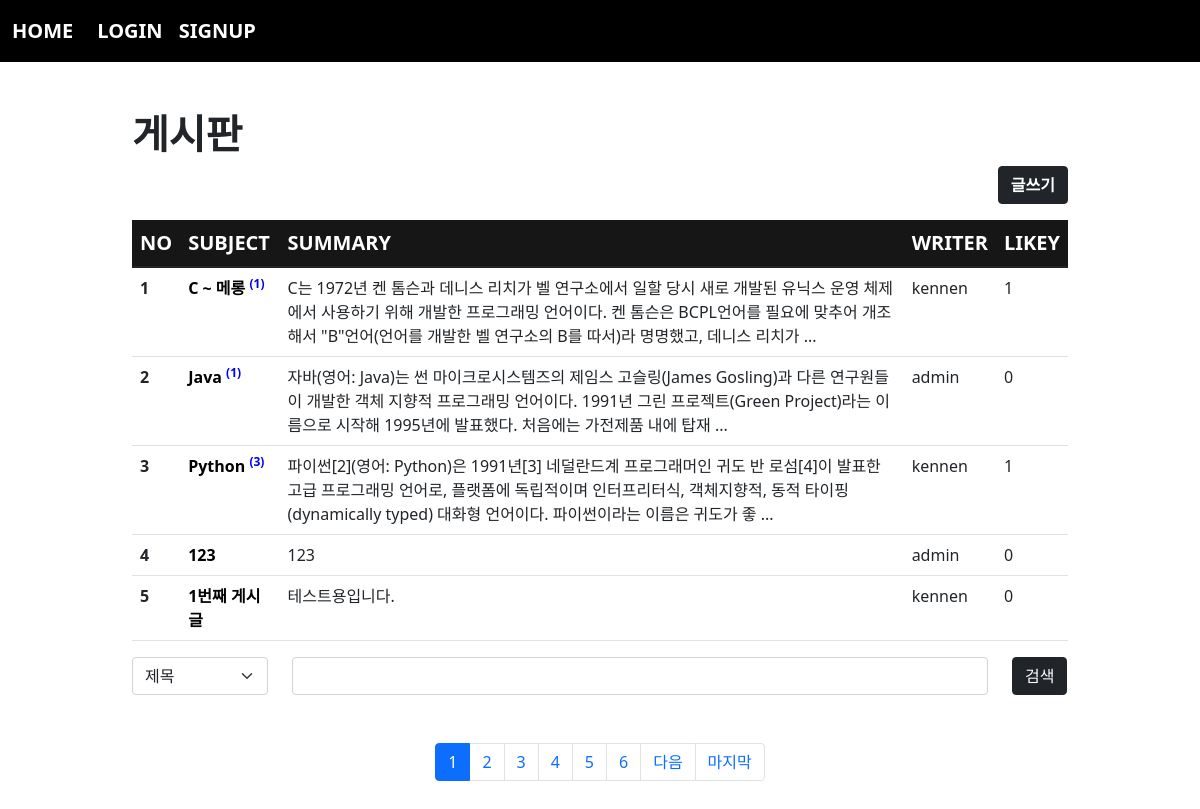
The app's page /board/index/ with its own data.
### board/models.py (models this page shows, shortened)
class Board(models.Model):
    subject = models.CharField(max_length=200)
    writer = models.ForeignKey(User, on_delete=models.CASCADE, related_name="writer")
    content = models.TextField()
    likey = models.ManyToManyField(User, blank=True, related_name="likey")
    pubdate = models.DateTimeField()
    def summary(self):
        if len(self.content) > 150:
            return f"{self.content[:150]}    ..."
        return self.content

### acc/models.py (models this page shows, shortened)
class User(AbstractUser):
    comment = models.TextField()
    age = models.IntegerField(default=0)
    point = models.IntegerField(default=0)
    pic = models.ImageField(upload_to="acc/%y/%m")

### board/views.py (the view)
# urls.py: path('index/', views.index, name="index"),
def index(request):
    kw = request.GET.get("kw", "")
    cate = request.GET.get("cate", "")
    pg = request.GET.get("page", 1)
    if kw:
        if cate == "sub":
            b = Board.objects.filter(subject__startswith=kw)
        elif cate == "wri":
            try:
                u = User.objects.get(username=kw)
                b = Board.objects.filter(writer=u)
            except:
                b=Board.objects.none()
        elif cate=="con":
            b = Board.objects.filter(content__contains=kw)
    else:
        b = Board.objects.all()
    pag = Paginator(b,5)
    obj = pag.get_page(pg)
    context = {
        "blist" : obj,
        "cate":cate,
        "kw":kw
    }
    return render(request, "board/index.html", context)

### template/board/index.html (shortened to what this page needs)
{% extends 'base.html' %}
{% block con %}
    <div class="container mt-5 mb-5" style="width: 80%;">
        <h1><b>게시판</b></h1>
        <div class="text-end">
            <a href="{% url 'board:create' %}" class="btn btn-dark" style="font-weight: bold;">글쓰기</a>
        </div>
        <table class="table table-hover mt-3">
            <thead style="background-color: rgba(0, 0, 0, 0.913); color:white; font-weight: bold; font-size: 20px;">
                <tr>
                    <th scope="col">NO</th>
                    <th scope="col">SUBJECT</th>
                    <th scope="col">SUMMARY</th>
                    <th scope="col">WRITER</th>
                    <th scope="col">LIKEY</th>
                </tr>
            </thead>
            <tbody>
                {% if blist %}
                    {% for i in blist %}
                        <tr>
                            <th scope="row">{{ blist.start_index|add:forloop.counter0 }}</th>
                            <td><a class="det" href="{% url 'board:detail' i.id %}">{{ i.subject }}</a>
                                {% if i.reply_set.count %}
                                    <sup style="color:blue; font-weight:bold">({{i.reply_set.count}})</sup>
                                {%endif%}
                            </td>
                            <td>{{ i.summary }}</td>
                            <td>{{ i.writer }}</td>
                            <td>{{i.likey.count}}</td>
                        </tr>
                    {% endfor %}
                {% endif %}
            </tbody>
        </table>
        <form>
            <div class="row">
                <div class="col-lg-2">
                    <select class="form-select" aria-label="Default select example" name="cate">
                        <option value="sub" {% if cate == 'sub' %} selected {% endif %}>제목</option>
                    </select>
                </div>
                <div class="col-lg-9">
                    <input type="text" class="form-control" name="kw" value="{{kw}}">
                </div>
                <div class="col-lg-1">
                    <button class="btn btn-dark">검색</button>
                </div>
            </div>
        </form>
        <nav aria-label="Page navigation example" class="mt-5">
            <ul class="pagination justify-content-center">
                {% for i in blist.paginator.page_range %}
                    {% if blist.number|add:5 >= i and blist.number|add:-5 <= i %}
                        <li class="page-item {% if blist.number == i %}active{% endif %}"><a class="page-link" href="{% url 'board:index' %}?page={{i}}&cate={{cate}}&kw={{kw}}">{{i}}</a></li>
                    {% endif %}
                {% endfor %}
                {% if blist.has_next %}
                    <li class="page-item">
                        <a class="page-link" href="{% url 'board:index' %}?page={{blist.next_page_number}}&cate={{cate}}&kw={{kw}}">다음</a>
                    </li>
                    <li class="page-item">
                        <a class="page-link" href="{% url 'board:index' %}?page={{blist.paginator.num_pages}}&cate={{cate}}&kw={{kw}}">마지막</a>
                    </li>
                {% endif %}
            </ul>
        </nav>
    </div>
{% endblock %}

### template/base.html (shortened to what this page needs)
<!doctype html>
<html lang="en">
    <head>
        <link href="https://cdn.jsdelivr.net/npm/bootstrap@5.1.3/dist/css/bootstrap.min.css" rel="stylesheet">
    </head>
    <body>
        {% if user.is_authenticated %}
            <nav class="navbar navbar-expand-lg navbar-dark" style="background-color: rgb(0, 0, 0); font-size: 20px; font-weight: bold;">
                <div class="container-fluid">
                    <a class="navbar-brand" href="{% url 'acc:index' %}">HOME</a>
                    <button class="navbar-toggler" type="button" data-bs-toggle="collapse" data-bs-target="#navbarSupportedContent" aria-controls="navbarSupportedContent" aria-expanded="false" aria-label="Toggle navigation">
                        <span class="navbar-toggler-icon"></span>
                    </button>
                    <div class="collapse navbar-collapse" id="navbarSupportedContent">
                        <ul class="navbar-nav me-auto mb-2 mb-lg-0">
                            <li class="nav-item">
                                <a class="nav-link active" aria-current="page" href="{% url 'board:index' %}">BOARD</a>
                            </li>
                            <li class="nav-item">
                                <a class="nav-link active" aria-current="page" href="{% url 'trans:index' %}">TRANS</a>
                            </li>
                            <li class="nav-item">
                                <a class="nav-link active" aria-current="page" href="{% url 'book:index' %}">BOOK</a>
                            </li>
                            <li class="nav-item dropdown">
                                <a class="nav-link dropdown-toggle" href="#" id="navbarDropdown" role="button" data-bs-toggle="dropdown" aria-expanded="false">
                                    {{ user.username }}
                                </a>
                                <ul class="dropdown-menu" aria-labelledby="navbarDropdown">
                                    <li><a class="dropdown-item" href="{% url 'acc:profile' %}">프로필보기</a></li>
                                    <li><hr class="dropdown-divider"></li>
                                    <li><a class="dropdown-item" href="{% url 'acc:logout' %}">로그아웃</a></li>
                                </ul>
                            </li>
                        </ul>
                    </div>
                </div>
            </nav>
        {% else %}
            <nav class="navbar navbar-expand-lg navbar-dark" style="background-color: rgb(0, 0, 0); font-size: 20px; font-weight: bold;">
                <div class="container-fluid">
                    <a class="navbar-brand" href="{% url 'acc:index' %}">HOME</a>
                    <div class="collapse navbar-collapse" id="navbarSupportedContent">
                        <ul class="navbar-nav me-auto mb-2 mb-lg-0">
                            <li class="nav-item">
                                <a class="nav-link active" aria-current="page" href="{% url 'acc:login' %}">LOGIN</a>
                            </li>
                            <li class="nav-item">
                                <a class="nav-link active" aria-current="page" href="{% url 'acc:signup' %}">SIGNUP</a>
                            </li>
                        </ul>
                    </div>
                </div>
            </nav>
        {% endif %}
        {% block con %}
        {% endblock %}
    </body>
</html>

### template/board/index.html (style rules this page uses)
a.det { text-decoration: none; color:black; font-weight: bold; }

### records on screen
Board: start_index|add "1", subject "C ~ 메롱", reply_set.count "1", summary "C는 1972년 켄 톰슨과 데니스 리치가 벨 연구소에서 일할 당시 새로 개발된 유닉스 운영 체제에서 사용하기 위해 개발한 프로그래밍 언어이다. 켄 톰슨은 BCPL언어를 필요에 맞추어 개조해서 \"B\"언어(언어를 개발한 벨 연구소의 B를 따서)라 명명했고, 데니스 리치가 ...", writer "kennen", likey.count "1"
Board: start_index|add "2", subject "Java", reply_set.count "1", summary "자바(영어: Java)는 썬 마이크로시스템즈의 제임스 고슬링(James Gosling)과 다른 연구원들이 개발한 객체 지향적 프로그래밍 언어이다. 1991년 그린 프로젝트(Green Project)라는 이름으로 시작해 1995년에 발표했다. 처음에는 가전제품 내에 탑재 ...", writer "admin", likey.count "0"
Board: start_index|add "3", subject "Python", reply_set.count "3", summary "파이썬[2](영어: Python)은 1991년[3] 네덜란드계 프로그래머인 귀도 반 로섬[4]이 발표한 고급 프로그래밍 언어로, 플랫폼에 독립적이며 인터프리터식, 객체지향적, 동적 타이핑(dynamically typed) 대화형 언어이다. 파이썬이라는 이름은 귀도가 좋 ...", writer "kennen", likey.count "1"
Board: start_index|add "4", subject "123", summary "123", writer "admin", likey.count "0"
Board: start_index|add "5", subject "1번째 게시글", summary "테스트용입니다.", writer "kennen", likey.count "0"

### other values on screen
{{ i }} "1" "2" "3" "4" "5" "6"
